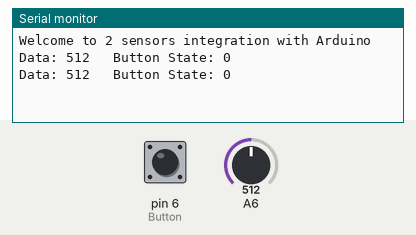
Recording of a sketch running on a simulated Arduino Uno, built with avr-gcc and run on an emulated ATmega328P. Parts: the last lines printed to the serial monitor. The test bench sets the inputs (shaded band); at power-on: A6 = 512, pin 6 (Button) LOW.

Above: at 1.8 s.
1.9 s: A6 set to 716
At 2.6 s:
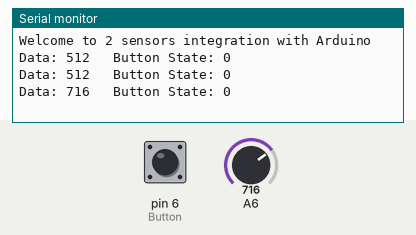
3.4 s: pin 6 (Button) pulled HIGH for 1.2 s
At 4.8 s:
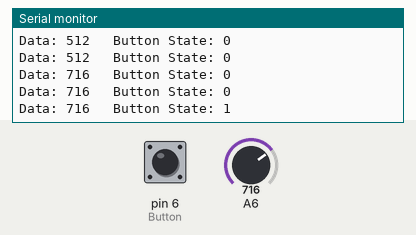
6.1 s: A6 set to 900
At 6.1 s:
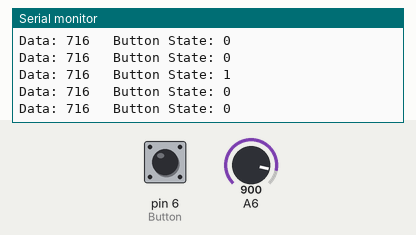
7.6 s: pin 6 (Button) pulled HIGH for 1.2 s
At 8.4 s:
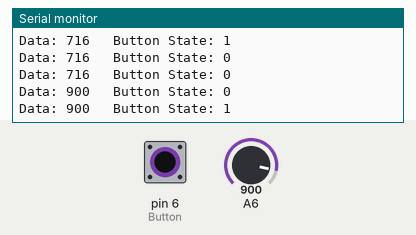
Timing chart, 0 to 10.6 s (numbered marks = the images above; inputs shaded):
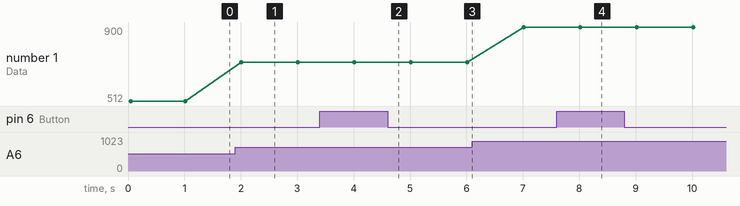

The sketch:

2_sensor_code.ino
```cpp
#define A0
#define Button 6

void setup()
{
  pinMode(6,INPUT);
  pinMode(Button,INPUT);
  Serial.begin(9600);
  Serial.println("Welcome to 2 sensors integration with Arduino");
}

void loop()
{
 bool buttonData = 0;
 int Data = 0;
 buttonData = digitalRead(Button);
 Data = analogRead(6);

  Serial.print("Data: ");
  Serial.print(Data);
  Serial.print("\t Button State: ");
  Serial.println(buttonData);

  delay(1000);
}
```

Measured:
- after the input at 1.9 s, the serial monitor: prints a new line after 0.11 s (image 1)
- after the input at 3.4 s, the serial monitor: prints a new line after 0.61 s (image 2)
- after the input at 7.6 s, the serial monitor: prints a new line after 0.41 s (image 4)
- plotted number 1: 512 → 716 after the input at 1.9 s, 716 → 900 after the input at 6.1 s
